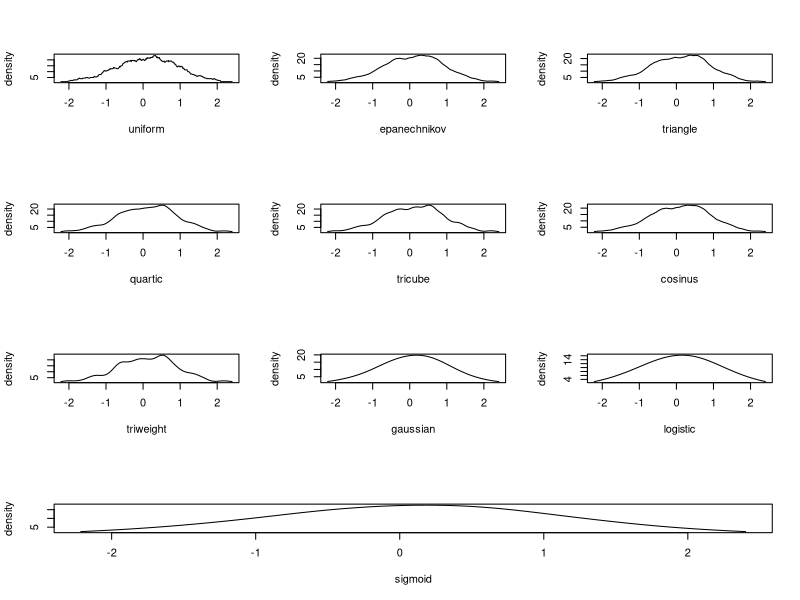

Reproduce this figure in R.
# 设置工作路径
setwd("D:\\softwares\\applied statistics\\rcodelearning\\chap28\\sourcecode")
# 核密度估计
kernal_density <- function(x, kerfunc, xsample, h, n) {
    # x是输出的核函数函数自变量，xsample是样本点
    res <- sum(kerfunc((x - xsample) / h))
    return(res)
}
# 定义不同的核函数
unifk <- function(x) {
    ifelse(abs(x) <= 1, 1 / 2, 0)
}
epank <- function(x) {
    ifelse(abs(x) <= 1, 0.75 * (1 - x^2), 0)
}
trik <- function(x) {
    ifelse(abs(x) <= 1, 1 - abs(x), 0)
}
quak <- function(x) {
    ifelse(abs(x) <= 1, 15 * (1 - x^2)^2 / 16, 0)
}
sixk <- function(x) {
    ifelse(abs(x) <= 1, 70 * (1 - abs(x)^3)^3 / 81, 0)
}
cosk <- function(x) {
    ifelse(abs(x) <= 1, pi * cos(pi * x / 2) / 4, 0)
}
twk <- function(x) {
    ifelse(abs(x) <= 1, 35 * (1 - x^2)^3 / 32, 0)
}
gaussk <- function(x) {
    dnorm(x)
}
logitk <- function(x) {
    1 / (exp(x) + exp(-x) + 2)
}
sigmoidk <- function(x) {
    2 / (pi * (exp(x) + exp(-x)))
}
# 设置随机数
set.seed(1)
# 设置样本量
samplesize <- 100
# 生成x
x <- rnorm(samplesize)
# 核函数组
kernals <- c(
    unifk, epank, trik, quak, sixk,
    cosk, twk, gaussk, logitk, sigmoidk
)
# 核函数名称
kernalstr <- c(
    "uniform", "epanechnikov", "triangle", "quartic",
    "tricube", "cosinus", "triweight", "gaussian",
    "logistic", "sigmoid"
)
# 生成自变量序列
xdiv <- seq(min(x), max(x), length = 500)
# 开始绘图
dev.new()
# 保存文件
pdf("../codeimage/code2.pdf")
# 不规则子图
mat <- matrix(
    c(1, 2, 3, 4, 5, 6, 7, 8, 9, 10, 10, 10),
    nrow = 4,
    byrow = TRUE
)
layout(mat)
for (i in 1:length(kernalstr)) {
    ydiv <- sapply(
        xdiv, kernal_density,
        kerfunc = kernals[[i]], # 必须是列表索引方式
        xsample = x,
        h = 0.5,
        n = samplesize
    )
    plot(
        xdiv, ydiv,
        type = "l",
        xlab = kernalstr[i], ylab = "density"
    )
}
# 关闭图形
dev.off()
# 关闭文件
dev.off()
# 保存工作空间
save.image("R2.RData")
